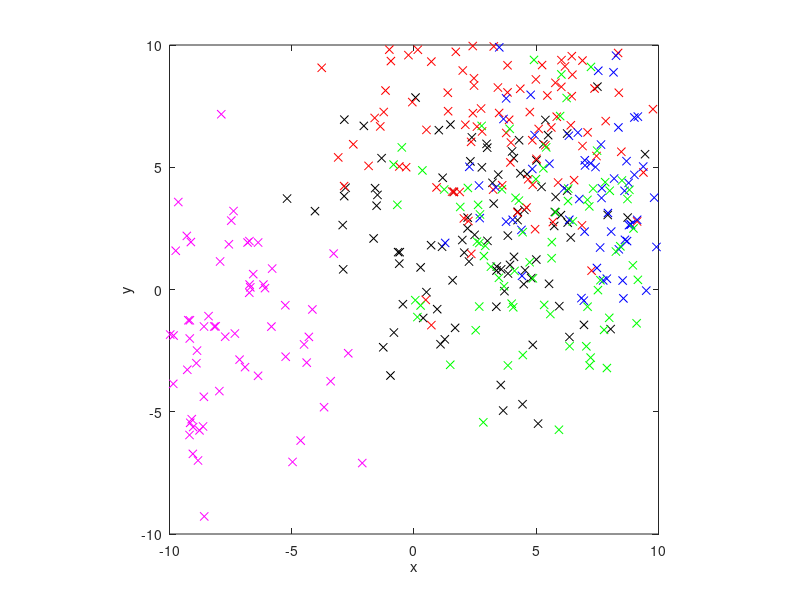

Recreate this plot in MATLAB. (Note: this script raises an error after producing the figure.)
clear all; clc; format compact; 
N= 500; 
n = N/5; 

%% create labels for the data
% create random data corresponding to the labels -- gaussian, dim = 2, different means
mx = randn(5,1)*5; 
my = randn(5,1)*5; 
y=randsample(5,N,true); % class labels -- to be predicted from x
m = randn(5,1)*5;
b = randn(5,1)*5; 
cc = randn(5,1)*15; 

c = 'krbgm';
for i = 1:N
   x(i,1) = mx(y(i))+randn*3;
   x(i,2) = my(y(i))+randn*3; 
end

%% plot the data, indicate class label with color
figure(1); clf;
for i = 1:5 
    ind = find(y==i); 
    plot(x(ind,1),x(ind,2),'x','color',c(i)); hold on;
end
axis([-10 10 -10 10]);
axis square
set(gcf,'color','w'); 
xlabel('x'); 
ylabel('y'); 

%% fit a classifier to the data -- multinomial logistic regression
% fit=glmnet(x,y,'multinomial'); 
cvob=cvglmnet(x,y,'multinomial');
cvob.lambda_1se % optimal value of lambda (as determined by cross validation)

%% use the learned model to obtain class probabilities p(y=1|x)
p = glmnetPredict(cvob.glmnet_fit,x,cvob.lambda_1se,'response');

%% visualize what the model has learned
xxx = linspace(-10,10,500); 
yyy = linspace(-10,10,500); 
[xx,yy] = meshgrid(xxx,xxx); % grid of points
p = glmnetPredict(cvob.glmnet_fit,[xx(:) yy(:)],cvob.lambda_1se,'response');

%% draw the decision regions -- region where each class is the most probable class
figure(2); clf; 
[~,z] = max(p');
xx = xx(:); 
yy = yy(:); 
for i = 1:5
    ind = find(z==i); 
    DT = delaunayTriangulation(xx(ind),yy(ind));
    k = convexHull(DT)
    plot(DT.Points(k,1),DT.Points(k,2),'color',c(i),'linewidth',1); hold on; 
    patch(DT.Points(k,1),DT.Points(k,2),c(i),'facealpha',0.051,'edgecolor','none'); hold on
end

for i = 1:5 
    ind = find(y==i); 
    plot(x(ind,1),x(ind,2),'x','color',c(i)); hold on;
end

axis([-10 10 -10 10]);

xlabel('x'); 
ylabel('y'); 
set(gcf,'color','w'); 
axis square

title('demo of multiclass logistic regresssion'); 

%% calculate confusion matrix, display as bar plot
C = zeros(5,5); 
Cn = C; 
p = glmnetPredict(cvob.glmnet_fit,x,cvob.lambda_1se,'response');
[~,z] = max(p'); 
for i = 1:5
    ind = find(y==i); 
    for j = 1:5
       C(i,j) = sum(z(ind)==j);  
    end
    Cn(i,:) = C(i,:)/sum(C(i,:)); 
end
disp('*************'); 
disp('confusion matrix'); 
disp(C); 
disp('*************'); 
disp(Cn)
%% stacked bar plot 
disp('*************'); 
figure(3); 
bar(1:5, Cn, 0.5, 'stack')
